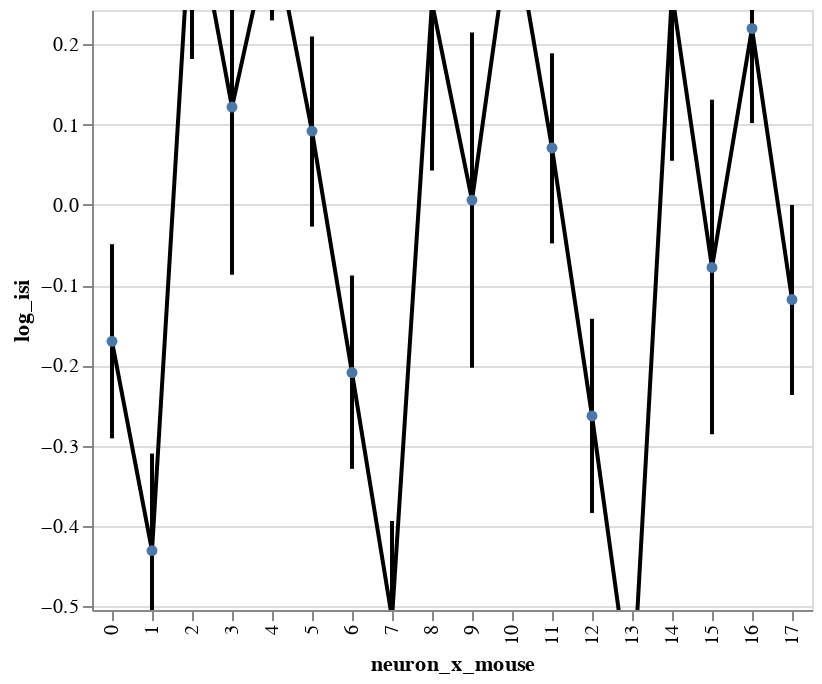

Source (notebook cell):
### Code cell
bw.plot_posteriors_slopes(x='neuron_x_mouse:O').display()

### Figure 1 — Vega-Lite specification as saved in the notebook (floating-point values rounded to 4 significant figures)
{"config": {"view": {"continuousWidth": 400, "continuousHeight": 300}}, "layer": [{"mark": {"type": "rule", "clip": true, "size": 2}, "encoding": {"x": {"type": "ordinal", "field": "neuron_x_mouse"}, "y": {"type": "quantitative", "axis": {"orient": "left", "title": ""}, "field": "lower interval", "scale": {"domain": [-0.505, 0.243], "zero": true}}, "y2": {"field": "higher interval"}}}, {"mark": {"type": "line", "clip": true, "color": "black", "fill": null, "point": true}, "encoding": {"x": {"type": "ordinal", "field": "neuron_x_mouse"}, "y": {"type": "quantitative", "axis": {"orient": "left"}, "field": "center interval", "scale": {"domain": [-0.505, 0.243], "zero": true}, "title": "log_isi"}}}], "data": {"name": "data-9adae2c6891e1a34cd95af1c3d4714ac"}, "$schema": "https://vega.github.io/schema/vega-lite/v4.8.1.json", "datasets": {"data-9adae2c6891e1a34cd95af1c3d4714ac": [{"neuron_x_mouse": 0, "center interval": -0.17, "Std.Err.": 0.062, "z": -2.751, "p": 0.006, "higher interval": -0.291, "lower interval": -0.049}, {"neuron_x_mouse": 6, "center interval": -0.209, "Std.Err.": 0.062, "z": -3.379, "p": 0.001, "higher interval": -0.329, "lower interval": -0.088}, {"neuron_x_mouse": 12, "center interval": -0.263, "Std.Err.": 0.062, "z": -4.255, "p": 0.0, "higher interval": -0.384, "lower interval": -0.142}, {"neuron_x_mouse": 1, "center interval": -0.431, "Std.Err.": 0.062, "z": -6.991, "p": 0.0, "higher interval": -0.552, "lower interval": -0.31}, {"neuron_x_mouse": 7, "center interval": -0.515, "Std.Err.": 0.062, "z": -8.34, "p": 0.0, "higher interval": -0.636, "lower interval": -0.394}, {"neuron_x_mouse": 13, "center interval": -0.626, "Std.Err.": 0.062, "z": -10.14, "p": 0.0, "higher interval": -0.747, "lower interval": -0.505}, {"neuron_x_mouse": 2, "center interval": 0.391, "Std.Err.": 0.107, "z": 3.666, "p": 0.0, "higher interval": 0.182, "lower interval": 0.6}, {"neuron_x_mouse": 8, "center interval": 0.252, "Std.Err.": 0.107, "z": 2.367, "p": 0.018, "higher interval": 0.043, "lower interval": 0.461}, {"neuron_x_mouse": 14, "center interval": 0.264, "Std.Err.": 0.107, "z": 2.475, "p": 0.013, "higher interval": 0.055, "lower interval": 0.473}, {"neuron_x_mouse": 3, "center interval": 0.122, "Std.Err.": 0.107, "z": 1.146, "p": 0.252, "higher interval": -0.087, "lower interval": 0.331}, {"neuron_x_mouse": 9, "center interval": 0.006, "Std.Err.": 0.107, "z": 0.059, "p": 0.953, "higher interval": -0.203, "lower interval": 0.215}, {"neuron_x_mouse": 15, "center interval": -0.078, "Std.Err.": 0.107, "z": -0.727, "p": 0.467, "higher interval": -0.286, "lower interval": 0.131}, {"neuron_x_mouse": 4, "center interval": 0.349, "Std.Err.": 0.06, "z": 5.769, "p": 0.0, "higher interval": 0.23, "lower interval": 0.467}, {"neuron_x_mouse": 10, "center interval": 0.362, "Std.Err.": 0.06, "z": 5.983, "p": 0.0, "higher interval": 0.243, "lower interval": 0.48}, {"neuron_x_mouse": 16, "center interval": 0.22, "Std.Err.": 0.06, "z": 3.639, "p": 0.0, "higher interval": 0.102, "lower interval": 0.339}, {"neuron_x_mouse": 5, "center interval": 0.092, "Std.Err.": 0.06, "z": 1.52, "p": 0.129, "higher interval": -0.027, "lower interval": 0.21}, {"neuron_x_mouse": 11, "center interval": 0.071, "Std.Err.": 0.06, "z": 1.172, "p": 0.241, "higher interval": -0.048, "lower interval": 0.189}, {"neuron_x_mouse": 17, "center interval": -0.118, "Std.Err.": 0.06, "z": -1.958, "p": 0.05, "higher interval": -0.237, "lower interval": 0.0}]}}
